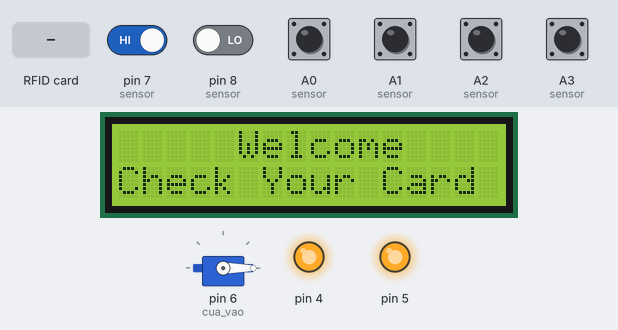
Recording of a sketch running on a simulated Arduino Uno, built with avr-gcc and run on an emulated ATmega328P. Parts: servo, 16×2 character LCD, output pins drawn as LEDs (lit = HIGH). Dashed ring = blinking. The inputs (shaded band) are chosen by the test bench; at power-on: A0 (sensor), A1 (sensor), A2 (sensor), A3 (sensor), pin 7 (sensor) HIGH, pin 8 (sensor) LOW. Pins used as bus, display or sensor lines are not drawn; what the sketch prints to the serial monitor is not drawn.

Above: at 2.9 s.
3.0 s: RFID card 17 D1 A4 4B held to the reader
At 4.4 s:
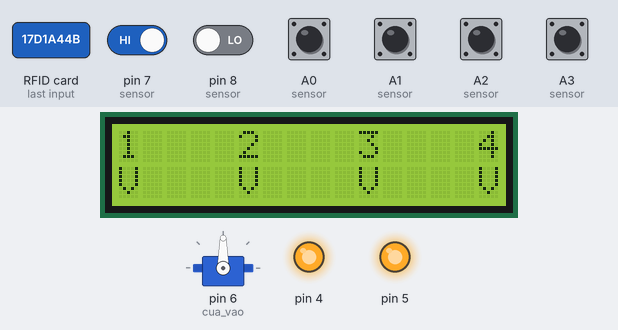
4.8 s: RFID card 5E 7A 19 C4 held to the reader
At 7.6 s:
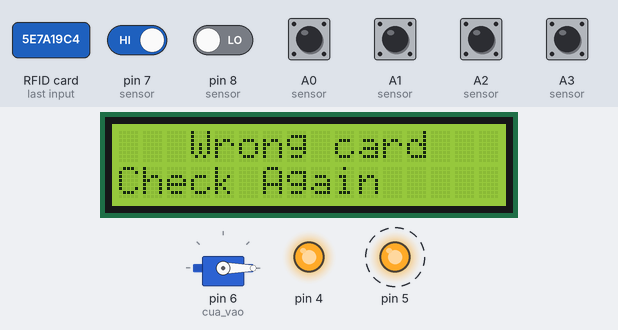
7.8 s: pin 7 (sensor) driven LOW
10.8 s: pin 8 (sensor) driven HIGH
At 11.5 s:
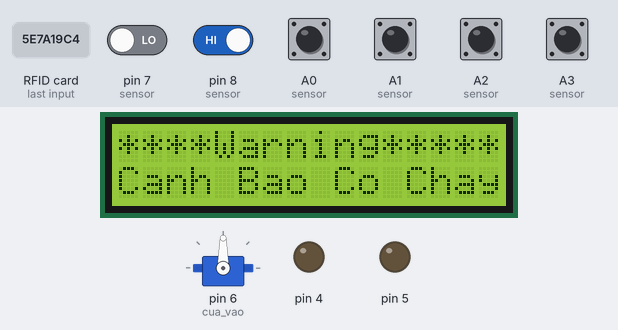
12.3 s: RFID card 50 4C F1 30 held to the reader
At 13.8 s:
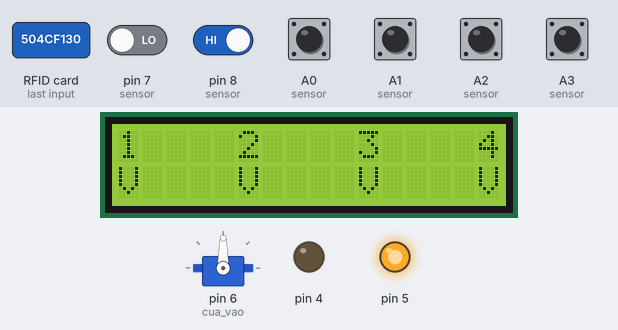
14.1 s: pin 7 (sensor) driven HIGH
At 16.4 s:
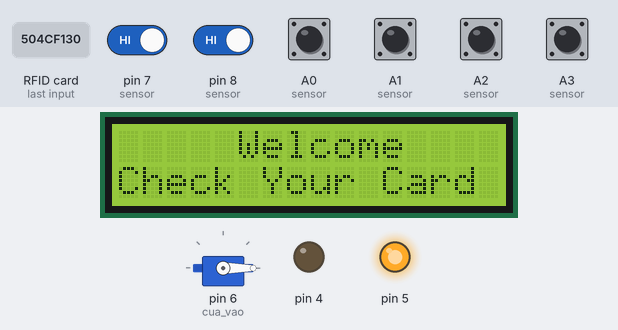
Timing chart, 0 to 17.9 s (numbered marks = the images above; inputs shaded):
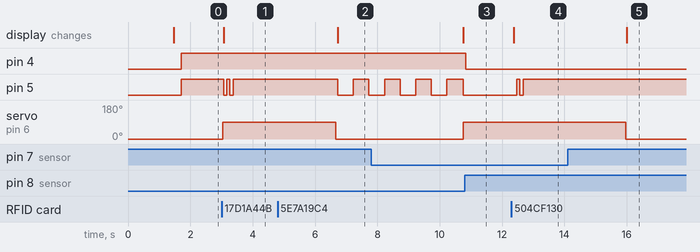

Measured:
- after the input at 3.0 s, pin 5: alternates HIGH for 0.10 s and LOW for 0.10 s, 4 changes in all, then stays HIGH, starting after 0.07 s; servo on pin 6 (cua_vao): 0° → 90° at once; the display: changes after 0.07 s (image 1)
- after the input at 4.8 s, pin 5: HIGH → LOW after 1.9 s, → HIGH 0.50 s later, → LOW 0.50 s later; the display: changes after 1.9 s (image 2)
- after the input at 7.8 s, servo on pin 6 (cua_vao): 0° → 90° after 3.0 s
- after the input at 10.8 s, pin 4: HIGH → LOW at once
- after the input at 12.3 s, pin 5: LOW → HIGH after 0.17 s, → LOW 0.10 s later, → HIGH 0.10 s later; the display: changes after 0.07 s (image 4)
- after the input at 14.1 s, pin 5: stays HIGH (without the input it goes to LOW after 1.9 s); servo on pin 6 (cua_vao): goes on until 16.0 s, then stays 0°; the display: changes after 1.9 s (image 5)

The sketch:

BAI_XE.ino
```cpp
#include <SPI.h>
#include <MFRC522.h>
#define RST_PIN         9           // Configurable, see typical pin layout above
#define SS_PIN          10
#include <Wire.h>
#include <LiquidCrystal_I2C.h>
#include <Servo.h>
LiquidCrystal_I2C lcd(0x27,16,2);

MFRC522 mfrc522(SS_PIN, RST_PIN);   // Create MFRC522 instance.
int readsuccess;
byte readcard[4];
char str[32] = "";
String StrUID, user;

char rdata;
String data_r;
String myString;

Servo cua_vao;

int anhsang,lua=HIGH;
int s1;
int s2;
int s3;
int s4,doorstate;

void senddata()
{
   readsuccess = getid();
  if(readsuccess)
  {
    user_data();
    Serial.println( (String) "DATA,DATE,TIME," + StrUID +',' + user  + ',' + "In" );
    if(user=="Warning. Wrong Card" ){}
    else mo_cua();
  }

}
void mo_cua()
{
    //Serial.println("mocua");
    cua_vao.write(90);
    LCD_TRUE();
    for(int i=0;i<2;i++)
       {
         digitalWrite(5,LOW);
         delay(100);
         digitalWrite(5,~LOW);
         delay(100);
       }
       delay(3200);
    cua_vao.write(0);
}
void user_data()
{
    if     (StrUID=="17D1A44B")    {  user="Le Nguyen Dat"; }
    else if(StrUID=="504CF130") {user="Nguyen Thi Muoi";}
    else
    {
       user="Warning. Wrong Card" ;
       LCD_FALSE();
       for(int i=0;i<4;i++)
       {
         digitalWrite(5,LOW);
         delay(500);
         digitalWrite(5,~LOW);
         delay(500);
       }
    }
}
int getid(){
  if(!mfrc522.PICC_IsNewCardPresent()){
    return 0;
  }
  if(!mfrc522.PICC_ReadCardSerial()){
    return 0;
  }

 // Serial.println("THE UID OF THE SCANNED CARD IS:");
  for(int i=0;i<4;i++)
      {
        readcard[i]=mfrc522.uid.uidByte[i]; //storing the UID of the tag in readcard
        array_to_string(readcard, 4, str);
        StrUID = str;
      }
  mfrc522.PICC_HaltA();
  return 1;
}
// --------------------------------------------------------------------
void array_to_string(byte array[], unsigned int len, char buffer[])
{
    for (unsigned int i = 0; i < len; i++)
    {
        byte nib1 = (array[i] >> 4) & 0x0F;
        byte nib2 = (array[i] >> 0) & 0x0F;
        buffer[i*2+0] = nib1  < 0xA ? '0' + nib1  : 'A' + nib1  - 0xA;
        buffer[i*2+1] = nib2  < 0xA ? '0' + nib2  : 'A' + nib2  - 0xA;
    }
    buffer[len*2] = '\0';
}

void sensor()
{
      s1= digitalRead(A0);
      s2= digitalRead(A1);
      s3= digitalRead(A2);
      s4= digitalRead(A3);
      anhsang= digitalRead(8);
      lua= digitalRead(7);

      if(anhsang==HIGH) digitalWrite(4,LOW); //batden
      else digitalWrite(4,HIGH);


      if(lua==LOW)
       {
           LCD_BAO_CHAY();
           cua_vao.write(90);
           digitalWrite(5,LOW);// loa keu
       }
       else
       {
            digitalWrite(5,HIGH);
            LCD();
       }
}
void LCD(){
    lcd.setCursor(0,0);
    lcd.print("     Welcome    ");
    lcd.setCursor(0,1);
    lcd.print("Check Your Card ");
}
void LCD_FALSE(){
    lcd.clear();
    lcd.setCursor(3,0);
    lcd.print("Wrong card");
    lcd.setCursor(0,1);
    lcd.print("Check Again");
}
void LCD_TRUE()
{
    lcd.clear();
    lcd.setCursor(0,0);
    lcd.print("1    2    3    4");
    if(s1==LOW) // co xe
      {
        lcd.setCursor(0,1);
        lcd.print("X    ");
      }
    else
      {
        lcd.setCursor(0,1);
        lcd.print("V    ");
      }
    if(s2==LOW) // co xe
      {
        lcd.setCursor(5,1);
        lcd.print("X    ");
      }
    else
      {
        lcd.setCursor(5,1);
        lcd.print("V    ");
      }
   if(s3==LOW) // co xe
      {
        lcd.setCursor(10,1);
        lcd.print("X    ");
      }
    else
      {
        lcd.setCursor(10,1);
        lcd.print("V    ");
      }
    if(s4==LOW) // co xe
      {
        lcd.setCursor(15,1);
        lcd.print("X");
      }
    else
      {
        lcd.setCursor(15,1);
        lcd.print("V");
      }
}
void LCD_BAO_CHAY(){

    lcd.setCursor(0,0);
    lcd.print("****Warning*****");
    lcd.setCursor(0,1);
    lcd.print("Canh Bao Co Chay");
}
void setup() {
    Serial.begin(9600);
    cua_vao.attach(6);
    cua_vao.write(0);
    pinMode(4,OUTPUT);
    pinMode(5,OUTPUT);
    pinMode(7,INPUT);
    pinMode(8,INPUT);

    lcd.init();
    lcd.init();// initialize the lcd
    lcd.backlight();


    SPI.begin();      // Init SPI bus
    mfrc522.PCD_Init(); // Init MFRC522 card

    Serial.println("CLEARDATA");
    Serial.println("LABEL,Date,Time,RFID UID,USER,IN/OUT");
    delay(1000);
    Serial.println("Scan PICC to see UID...");
    Serial.println("");
    delay(250);
    LCD();
    delay(250);
}

void loop() {
 if (Serial.available() == 0 ) {
       sensor();
       senddata();
  }
  if (Serial.available() > 0 )
   {
      rdata=Serial.read();
      myString = myString+ rdata;
      if( rdata == '\n')
       {
         data_r = myString;
         myString = "";
         Serial.println(data_r);
       }
  }
}
```
